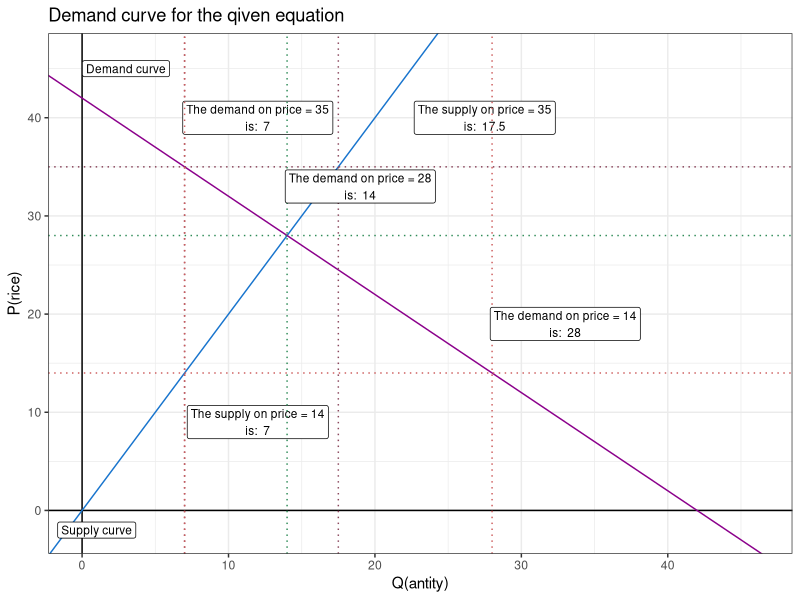
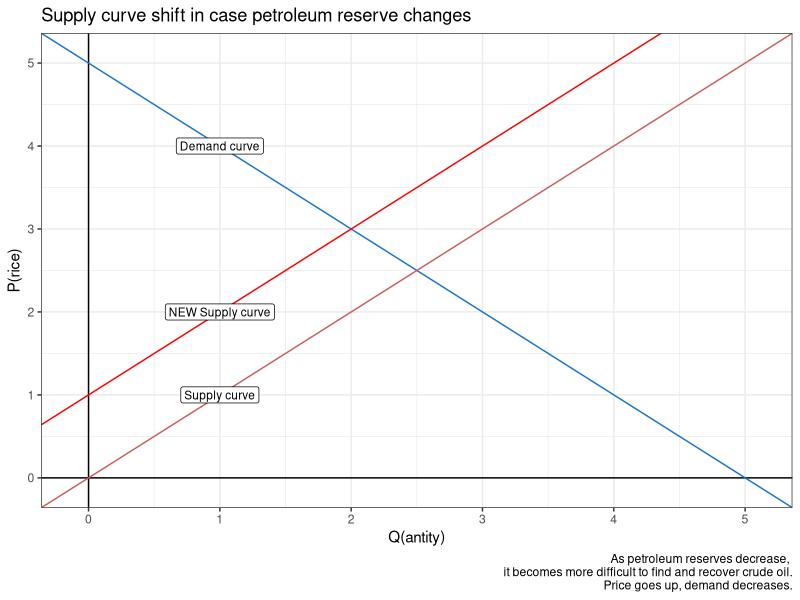
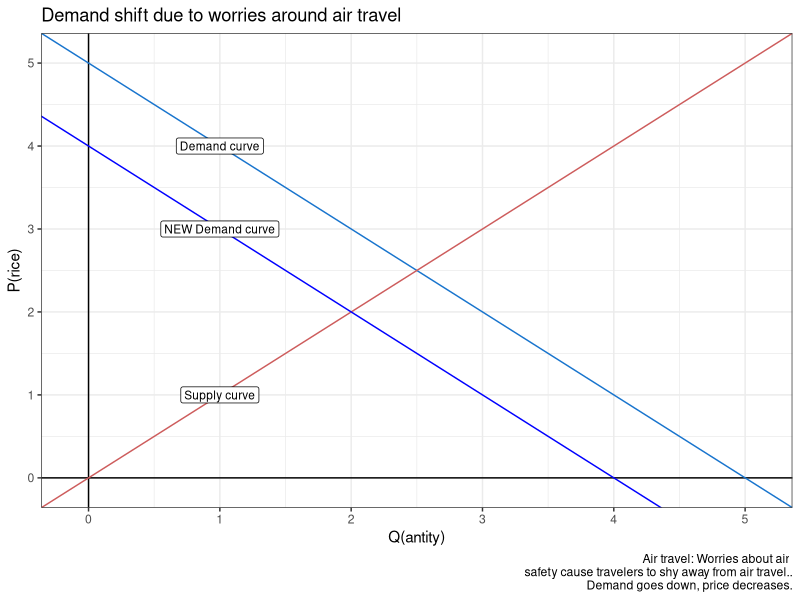
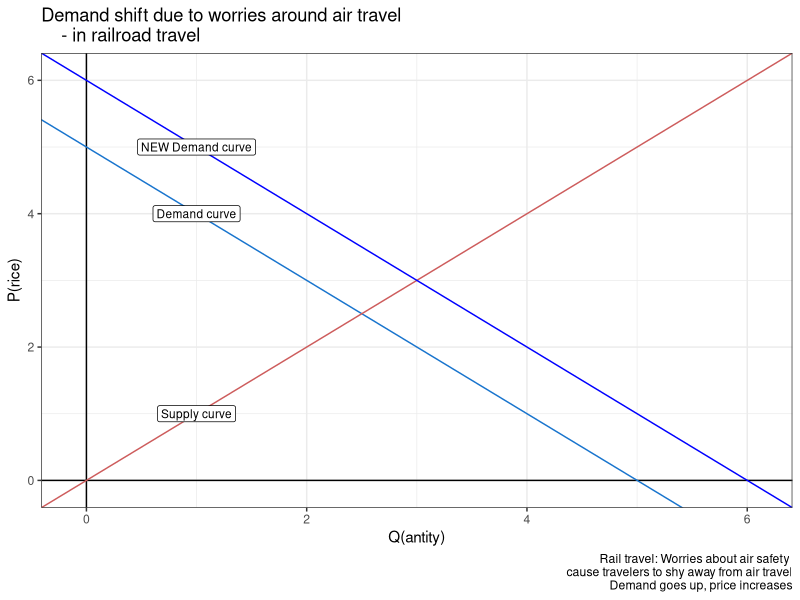
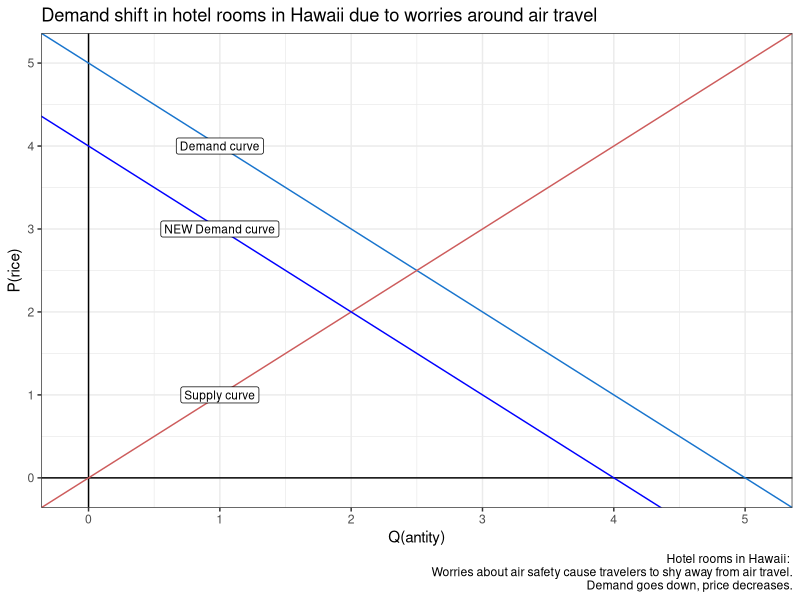
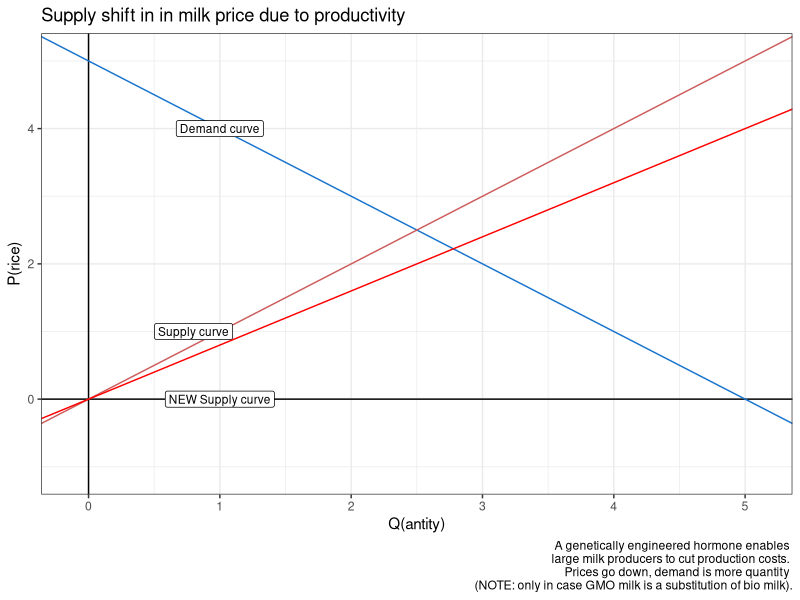
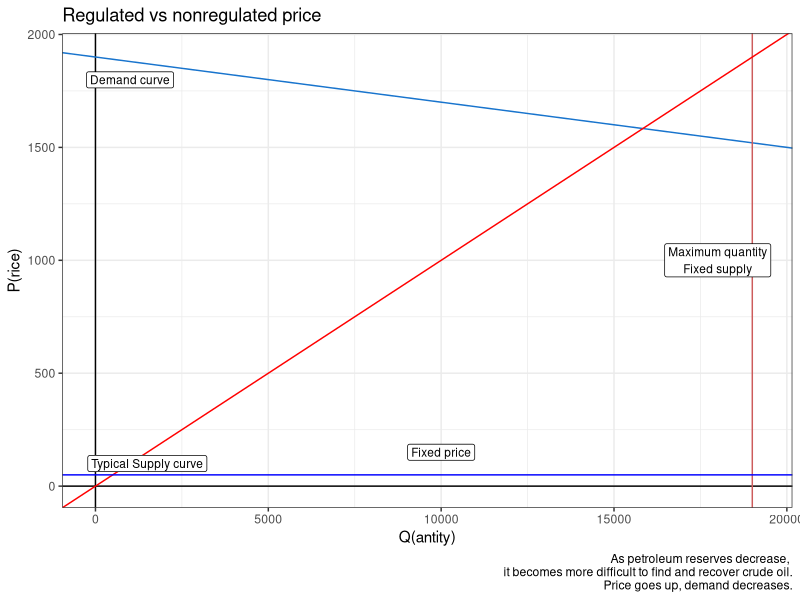
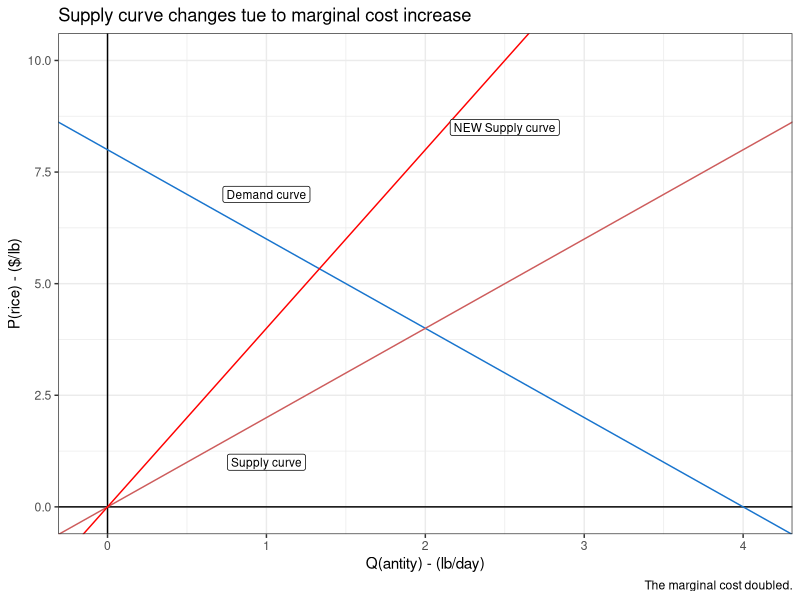

Generate these figures, in order, with R:
## ---- chunk 1
knitr::opts_chunk$set(echo = TRUE)
library(ggplot2)
## ---- chunk 2
alfa1<-0
alfa2<-42
beta1<-2
beta2<- -1
c <- 42

p1<- 35
p2 <- 14

suppQty <- function(price){return(as.numeric((price-alfa1)/beta1))}
demdQty <- function(price){return(as.numeric((price-alfa2)/beta2))}
eqlbPrc <- function(){return((alfa1*beta2-alfa2*beta1)/(beta2-beta1))}

suppLabl <- function(price){
  return(
    paste(
      paste(
        "The supply on price = ",
        "\nis: ",
        sep=as.character(price)),
      as.character(suppQty(price))
    )
  )
}

demdLabl <- function(price){
  return(
    paste(
      paste(
        "The demand on price = ",
        "\nis: ",
        sep=as.character(price)),
      as.character(demdQty(price))
    )
  )
}


ggplot()+
  xlim(0,max(alfa1,alfa2)*1.1)+
  ylim(-2,max(abs(alfa1/beta1),abs(alfa2/beta2))*1.1)+
  labs(
    x='Q(antity)',
    y='P(rice)',
    title='Demand curve for the qiven equation'
  )+
  geom_hline(aes(yintercept=0),col='black')+
  geom_vline(aes(xintercept=0),col='black')+
  geom_abline(intercept = alfa1, slope = beta1, col='dodgerblue3')+
  geom_abline(intercept = alfa2, slope = beta2, col='magenta4')+
  geom_label(aes(x=0, y=alfa2), label='Demand curve' ,nudge_x = 3, nudge_y=3, size=3)+
  geom_label(aes(x=0 , y=alfa1), label='Supply curve' ,nudge_x = 1, nudge_y=-2, size=3)+
  geom_hline(aes(yintercept=p1),col='palevioletred4',linetype='dotted')+
  geom_vline(aes(xintercept=suppQty(p1)),col='palevioletred4',linetype='dotted')+
  geom_vline(aes(xintercept=demdQty(p1)),col='palevioletred4',linetype='dotted')+
  geom_label(aes(x=demdQty(p1), y=p1), label=demdLabl(p1) ,nudge_x = 5, nudge_y=5, size=3)+
  geom_label(aes(x=suppQty(p1), y=p1), label=suppLabl(p1) ,nudge_x = 10, nudge_y=5, size=3)+
  geom_hline(aes(yintercept=p2),col='indianred',linetype='dotted')+
  geom_vline(aes(xintercept=suppQty(p2)),col='indianred',linetype='dotted')+
  geom_vline(aes(xintercept=demdQty(p2)),col='indianred',linetype='dotted')+
  geom_label(aes(x=demdQty(p2), y=p2), label=demdLabl(p2) ,nudge_x = 5, nudge_y=5, size=3)+
  geom_label(aes(x=suppQty(p2), y=p2), label=suppLabl(p2) ,nudge_x = 5, nudge_y=-5, size=3)+
  geom_hline(aes(yintercept=eqlbPrc()),col='seagreen4',linetype='dotted')+
  geom_vline(aes(xintercept=demdQty(eqlbPrc())),col='seagreen4',linetype='dotted')+
  geom_label(aes(x=demdQty(eqlbPrc()), y=eqlbPrc()), label=demdLabl(eqlbPrc()) ,nudge_x = 5, nudge_y=5, size=3)+
  theme_bw()

## ---- chunk 3
ggplot()+
  xlim(-0.1,5.1)+
  ylim(-0.1,5.1)+
  labs(
    x='Q(antity)',
    y='P(rice)',
    title='Supply curve shift in case petroleum reserve changes',
    caption='As petroleum reserves decrease, 
it becomes more difficult to find and recover crude oil.
    Price goes up, demand decreases.'
  )+
  geom_hline(aes(yintercept=0),col='black')+
  geom_vline(aes(xintercept=0),col='black')+
  geom_abline(intercept = 5, slope = -1, col='dodgerblue3')+
  geom_abline(intercept = 0, slope = 1, col='indianred')+
  geom_label(aes(x=0, y=5), label='Demand curve' ,nudge_x = 1, nudge_y=-1, size=3)+
  geom_label(aes(x=0 , y=0), label='Supply curve' ,nudge_x = 1, nudge_y=1, size=3)+
  geom_abline(intercept = 1, slope = 1, col='red')+
  geom_label(aes(x=1 , y=0), label='NEW Supply curve' ,nudge_x =0, nudge_y=2, size=3)+
  theme_bw()
## ---- chunk 4
ggplot()+
  xlim(-0.1,5.1)+
  ylim(-0.1,5.1)+
  labs(
    x='Q(antity)',
    y='P(rice)',
    title='Demand shift due to worries around air travel',
    caption='Air travel: Worries about air 
safety cause travelers to shy away from air travel..
    Demand goes down, price decreases.'
  )+
  geom_hline(aes(yintercept=0),col='black')+
  geom_vline(aes(xintercept=0),col='black')+
  geom_abline(intercept = 5, slope = -1, col='dodgerblue3')+
  geom_abline(intercept = 0, slope = 1, col='indianred')+
  geom_label(aes(x=0, y=5), label='Demand curve' ,nudge_x = 1, nudge_y=-1, size=3)+
  geom_label(aes(x=0 , y=0), label='Supply curve' ,nudge_x = 1, nudge_y=1, size=3)+
  geom_abline(intercept = 4, slope = -1, col='blue')+
  geom_label(aes(x=0 , y=4), label='NEW Demand curve' ,nudge_x =1, nudge_y=-1, size=3)+
  theme_bw()
## ---- chunk 5
ggplot()+
  xlim(-0.1,6.1)+
  ylim(-0.1,6.1)+
  labs(
    x='Q(antity)',
    y='P(rice)',
    title='Demand shift due to worries around air travel 
    - in railroad travel',
    caption='Rail travel: Worries about air safety 
cause travelers to shy away from air travel
    Demand goes up, price increases'
  )+
  geom_hline(aes(yintercept=0),col='black')+
  geom_vline(aes(xintercept=0),col='black')+
  geom_abline(intercept = 5, slope = -1, col='dodgerblue3')+
  geom_abline(intercept = 0, slope = 1, col='indianred')+
  geom_label(aes(x=0, y=5), label='Demand curve' ,nudge_x = 1, nudge_y=-1, size=3)+
  geom_label(aes(x=0 , y=0), label='Supply curve' ,nudge_x = 1, nudge_y=1, size=3)+
  geom_abline(intercept = 6, slope = -1, col='blue')+
  geom_label(aes(x=0 , y=6), label='NEW Demand curve' ,nudge_x =1, nudge_y=-1, size=3)+
  theme_bw()
## ---- chunk 6
ggplot()+
  xlim(-0.1,5.1)+
  ylim(-0.1,5.1)+
  labs(
    x='Q(antity)',
    y='P(rice)',
    title='Demand shift in hotel rooms in Hawaii due to worries around air travel',
    caption='Hotel rooms in Hawaii: 
Worries about air safety cause travelers to shy away from air travel.
    Demand goes down, price decreases.'
  )+
  geom_hline(aes(yintercept=0),col='black')+
  geom_vline(aes(xintercept=0),col='black')+
  geom_abline(intercept = 5, slope = -1, col='dodgerblue3')+
  geom_abline(intercept = 0, slope = 1, col='indianred')+
  geom_label(aes(x=0, y=5), label='Demand curve' ,nudge_x = 1, nudge_y=-1, size=3)+
  geom_label(aes(x=0 , y=0), label='Supply curve' ,nudge_x = 1, nudge_y=1, size=3)+
  geom_abline(intercept = 4, slope = -1, col='blue')+
  geom_label(aes(x=0 , y=4), label='NEW Demand curve' ,nudge_x =1, nudge_y=-1, size=3)+
  theme_bw()
## ---- chunk 7
ggplot()+
  xlim(-0.1,5.1)+
  ylim(-1.1,5.1)+
  labs(
    x='Q(antity)',
    y='P(rice)',
    title='Supply shift in in milk price due to productivity',
    caption='A genetically engineered hormone enables 
large milk producers to cut production costs. 
    Prices go down, demand is more quantity 
(NOTE: only in case GMO milk is a substitution of bio milk).'
  )+
  geom_hline(aes(yintercept=0),col='black')+
  geom_vline(aes(xintercept=0),col='black')+
  geom_abline(intercept = 5, slope = -1, col='dodgerblue3')+
  geom_abline(intercept = 0, slope = 1, col='indianred')+
  geom_label(aes(x=0, y=5), label='Demand curve' ,nudge_x = 1, nudge_y=-1, size=3)+
  geom_label(aes(x=0 , y=0), label='Supply curve' ,nudge_x = 0.8, nudge_y=1, size=3)+
  geom_abline(intercept = 0, slope = 0.8, col='red')+
  geom_label(aes(x=0 , y=-1), label='NEW Supply curve' ,nudge_x =1, nudge_y=1, size=3)+
  theme_bw()
## ---- chunk 8
ggplot()+
  xlim(-0.1,19200)+
  ylim(-0.1,1910)+
  labs(
    x='Q(antity)',
    y='P(rice)',
    title='Regulated vs nonregulated price',
    caption='As petroleum reserves decrease, 
it becomes more difficult to find and recover crude oil.
    Price goes up, demand decreases.'
  )+
  geom_hline(aes(yintercept=0),col='black')+
  geom_vline(aes(xintercept=0),col='black')+
  geom_abline(intercept = 1900, slope = -1/50, col='dodgerblue3')+
  geom_vline(aes(xintercept=19000),col='indianred')+
  geom_label(aes(x=1000, y=1800), label='Demand curve' ,nudge_x = 1, nudge_y=-1, size=3)+
  geom_label(aes(x=18000 , y=1000), label='Maximum quantity\nFixed supply' ,nudge_x =0, nudge_y=-0, size=3)+
  geom_abline(intercept = 0, slope = 0.1, col='red')+
  geom_hline(aes(yintercept=50),col='blue')+
  geom_label(aes(x=0 , y=0), label='Typical Supply curve' ,nudge_x =1500, nudge_y=100, size=3)+
  geom_label(aes(x=0 , y=50), label='Fixed price' ,nudge_x =10000, nudge_y=100, size=3)+
  theme_bw()
## ---- chunk 9
ggplot()+
  xlim(-0.1,4.1)+
  ylim(-0.1,10.1)+
  labs(
    x='Q(antity) - (lb/day)',
    y='P(rice) - ($/lb)',
    title='Supply curve changes tue to marginal cost increase',
    caption='The marginal cost doubled.'
  )+
  geom_hline(aes(yintercept=0),col='black')+
  geom_vline(aes(xintercept=0),col='black')+
  geom_abline(intercept = 8, slope = -2, col='dodgerblue3')+
  geom_abline(intercept = 0, slope = 2, col='indianred')+
  geom_label(aes(x=0, y=8), label='Demand curve' ,nudge_x = 1, nudge_y=-1, size=3)+
  geom_label(aes(x=0 , y=0), label='Supply curve' ,nudge_x = 1, nudge_y=1, size=3)+
  geom_abline(intercept = 0, slope = 4, col='red')+
  geom_label(aes(x=2 , y=8), label='NEW Supply curve' ,nudge_x =0.5, nudge_y=0.5, size=3)+
  theme_bw()
## ---- chunk 10
ggplot()+
  xlim(-0.1,65)+
  ylim(-0.1,155)+
  labs(
    x='Malted milk ball quantity - 2.5$/unit',
    y='Composite good quantity - 1$/unit',
    title='Budget constraint for Martha'
  )+
  geom_hline(aes(yintercept=0),col='black')+
  geom_vline(aes(xintercept=0),col='black')+
  geom_abline(intercept = 150, slope = -2.5, col='dodgerblue3')+
  geom_label(aes(x=0, y=150), label='Martha\'s budget line' ,nudge_x = 10, nudge_y=-10, size=3)+
  theme_bw()
## ---- chunk 11

icp2 <- (-1)*18/(9/3.25)
ggplot()+
  xlim(0,11)+
  ylim(-4,20)+
  labs(
    x='Price of coffee',
    y='Price of milk',
    title='Consumer choices of Boris related to coffee and milk'
  )+
  geom_hline(aes(yintercept=0),col='black')+
  geom_vline(aes(xintercept=0),col='black')+
  geom_abline(intercept = 18, slope = -2, col='dodgerblue3')+
  geom_abline(intercept = 18, slope = icp2, col='indianred')+
  geom_vline(aes(xintercept=8),col='chocolate4',linetype='dashed')+
  geom_hline(aes(yintercept=2),col='chocolate4',linetype='dashed')+
  geom_vline(aes(xintercept=2.67),col='palevioletred4',linetype='dotted')+
  geom_hline(aes(yintercept=0.67),col='palevioletred4',linetype='dotted')+
  geom_label(aes(x=0, y=18, label='Max milk volume\n for budget=18oz'),nudge_x = 1, nudge_y=1, size=3)+
  geom_label(aes(x=9, y=0, label='Max coffe volume\n for budget on\n 1$ price = 9oz'),nudge_x = 0, nudge_y=-2, size=3)+
  geom_label(aes(x=3, y=0, label='Max coffe volume\n for budget on\n 3.25$ price = 9oz'),nudge_x = 0, nudge_y=-2, size=3)+
  geom_label(aes(x=8, y=2, label='Preference point for budget\non 1$ coffee price: 8oz coffee,\n 2oz milk'),nudge_x = 1.5, nudge_y=2, size=3)+
  geom_label(aes(x=2.67, y=0.67, label='Preference point for budget\non 3.25$ coffee price:\n 2.67oz coffee, 0.67 oz milk '),nudge_x = 2, nudge_y=3, size=3)+
  theme_bw()
## ---- chunk 12
alfa<-200
beta<- -2
qfp <- function(q){return(alfa+beta*q)}
qelasticity <- (-1*alfa) / (2*beta)


labl <- paste(paste(
  paste('Unit elasticity point: [',as.character(qelasticity),sep= ""),
  as.character(qfp(qelasticity)),sep=","),"]",sep=" ")
ggplot()+
  xlim(0,110)+
  ylim(-2,210)+
  labs(
    x='Q(antity)',
    y='P(rice)',
    title='Demand curve for the qiven equation'
  )+
  geom_hline(aes(yintercept=0),col='black')+
  geom_vline(aes(xintercept=0),col='black')+
  geom_abline(intercept = alfa, slope = beta, col='dodgerblue3')+
  geom_vline(aes(xintercept=qelasticity),col='palevioletred4',linetype='dotted')+
  geom_hline(aes(yintercept=qfp(qelasticity)),col='palevioletred4',linetype='dotted')+
  geom_label(aes(x=qelasticity, y=qfp(qelasticity)), label=labl ,nudge_x = 25, nudge_y=15, size=5)+
  geom_label(aes(x=(qelasticity - 30) , y=(qfp(qelasticity)+30)), label='Elastic' ,nudge_x = 10, nudge_y=30, size=5)+
  geom_label(aes(x=(qelasticity + 30) , y= (qfp(qelasticity) - 30)), label='Not elastic' ,nudge_x =15, nudge_y=-30, size=5)+
  theme_bw()


## ---- chunk 13
p1<- 40
p2<- 60
q1<-300
q2<-280
beta <- (p2-p1) / (q2-q1)
alfa <- (-1)*q2*beta+p2
e1 <- (p1/q1) * (1/beta) 
e2 <- (p2/q2) * (1/beta)
lab1 <- paste(
  paste("(","):\n", sep=paste(as.character(q1),as.character(p1),sep=",")),
  paste("E1: ",substring(as.character(e1),1,6))
)
lab2 <- paste(
  paste("(","):\n", sep=paste(as.character(q2),as.character(p2),sep=",")),
  paste("E2: ",substring(as.character(e2),1,6))
)
##How to use equation dynmically?!
## ---- chunk 14
ggplot()+
  xlim(0, (-1*(alfa/beta) + 30))+
  ylim(-2,alfa+10)+
  labs(
    x='Q(antity)',
    y='P(rice)',
    title='Demand curve for Budapest flights'
  )+
  geom_hline(aes(yintercept=0),col='black')+
  geom_vline(aes(xintercept=0),col='black')+
  geom_abline(intercept = alfa, slope = beta, col='dodgerblue3')+
  geom_vline(aes(xintercept=q1),col='palevioletred4',linetype='dotted')+
  geom_hline(aes(yintercept=p1),col='palevioletred4',linetype='dotted')+
  geom_vline(aes(xintercept=q2),col='red4',linetype='dotted')+
  geom_hline(aes(yintercept=p2),col='red4',linetype='dotted')+
  geom_label(aes(x=(q2 - 20) , y=p2+20), label=lab2 ,nudge_x = -10, nudge_y=10, size=3)+
  geom_label(aes(x=q1 + 20  , y= p2 - 20), label=lab1 ,nudge_x = 10, nudge_y=10, size=3)+
  theme_bw()
